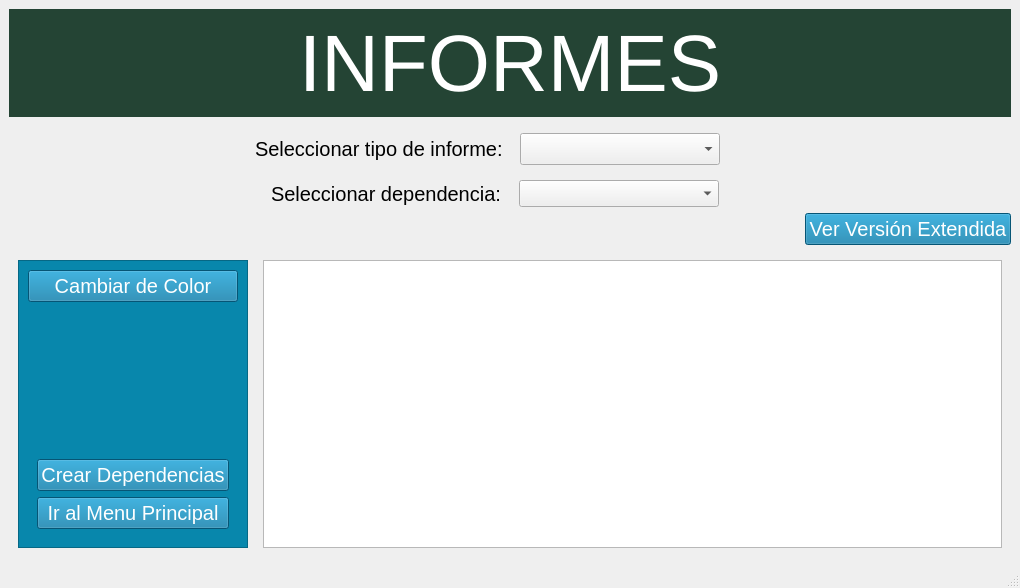
<?xml version="1.0" encoding="UTF-8"?>
<ui version="4.0">
 <class>MainWindow</class>
 <widget class="QMainWindow" name="MainWindow">
  <property name="geometry">
   <rect>
    <x>0</x>
    <y>0</y>
    <width>1020</width>
    <height>588</height>
   </rect>
  </property>
  <property name="windowTitle">
   <string>MainWindow</string>
  </property>
  <widget class="QWidget" name="centralwidget">
   <layout class="QVBoxLayout" name="verticalLayout_4">
    <item>
     <widget class="QFrame" name="verticalFrame_5">
      <property name="styleSheet">
       <string notr="true">background-color:#244434</string>
      </property>
      <layout class="QVBoxLayout" name="verticalLayout_8">
       <item>
        <widget class="QLabel" name="TituloInformes">
         <property name="maximumSize">
          <size>
           <width>100000</width>
           <height>100000</height>
          </size>
         </property>
         <property name="font">
          <font>
           <pointsize>-1</pointsize>
           <weight>50</weight>
           <bold>false</bold>
          </font>
         </property>
         <property name="styleSheet">
          <string notr="true">font-size:80px;color:white;text-align:center;</string>
         </property>
         <property name="text">
          <string>INFORMES</string>
         </property>
         <property name="alignment">
          <set>Qt::AlignCenter</set>
         </property>
        </widget>
       </item>
      </layout>
     </widget>
    </item>
    <item>
     <layout class="QVBoxLayout" name="verticalLayout_3">
      <property name="spacing">
       <number>15</number>
      </property>
      <item>
       <layout class="QHBoxLayout" name="horizontalLayout_8">
        <property name="spacing">
         <number>17</number>
        </property>
        <property name="leftMargin">
         <number>2</number>
        </property>
        <property name="topMargin">
         <number>10</number>
        </property>
        <item alignment="Qt::AlignRight">
         <widget class="QLabel" name="selecciontipo">
          <property name="maximumSize">
           <size>
            <width>16777214</width>
            <height>16777215</height>
           </size>
          </property>
          <property name="font">
           <font>
            <pointsize>-1</pointsize>
           </font>
          </property>
          <property name="styleSheet">
           <string notr="true">font-size:20px;
</string>
          </property>
          <property name="text">
           <string>Seleccionar tipo de informe:</string>
          </property>
         </widget>
        </item>
        <item alignment="Qt::AlignLeft|Qt::AlignVCenter">
         <widget class="QComboBox" name="comboBoxinfor">
          <property name="minimumSize">
           <size>
            <width>200</width>
            <height>27</height>
           </size>
          </property>
          <property name="maximumSize">
           <size>
            <width>16777215</width>
            <height>16777215</height>
           </size>
          </property>
          <property name="styleSheet">
           <string notr="true">font-size:20px</string>
          </property>
         </widget>
        </item>
       </layout>
      </item>
      <item>
       <layout class="QHBoxLayout" name="horizontalLayout_9">
        <property name="spacing">
         <number>18</number>
        </property>
        <item alignment="Qt::AlignRight">
         <widget class="QLabel" name="selecciondpn">
          <property name="maximumSize">
           <size>
            <width>16777215</width>
            <height>16777214</height>
           </size>
          </property>
          <property name="font">
           <font>
            <pointsize>-1</pointsize>
           </font>
          </property>
          <property name="styleSheet">
           <string notr="true">font-size:20px;
</string>
          </property>
          <property name="text">
           <string>Seleccionar dependencia:</string>
          </property>
         </widget>
        </item>
        <item alignment="Qt::AlignLeft">
         <widget class="QComboBox" name="comboBox_depend">
          <property name="minimumSize">
           <size>
            <width>200</width>
            <height>27</height>
           </size>
          </property>
         </widget>
        </item>
       </layout>
      </item>
     </layout>
    </item>
    <item alignment="Qt::AlignRight">
     <widget class="QPushButton" name="Switchextnd">
      <property name="styleSheet">
       <string notr="true">QPushButton {font-size:20px;background-color:#0977A4;color:white;}
QPushButton:pressed {background-color: #003D57;}
QPushButton:checked {background-color: #003D57;}</string>
      </property>
      <property name="text">
       <string>Ver Versión Extendida</string>
      </property>
     </widget>
    </item>
    <item>
     <widget class="QWidget" name="horizontalWidget" native="true">
      <property name="minimumSize">
       <size>
        <width>1000</width>
        <height>0</height>
       </size>
      </property>
      <property name="maximumSize">
       <size>
        <width>16777215</width>
        <height>16777215</height>
       </size>
      </property>
      <property name="layoutDirection">
       <enum>Qt::LeftToRight</enum>
      </property>
      <layout class="QHBoxLayout" name="horizontalLayout_3" stretch="0,0">
       <property name="spacing">
        <number>15</number>
       </property>
       <property name="sizeConstraint">
        <enum>QLayout::SetMaximumSize</enum>
       </property>
       <item>
        <layout class="QVBoxLayout" name="verticalLayout_2">
         <item>
          <widget class="QFrame" name="frame">
           <property name="sizePolicy">
            <sizepolicy hsizetype="Preferred" vsizetype="Preferred">
             <horstretch>0</horstretch>
             <verstretch>0</verstretch>
            </sizepolicy>
           </property>
           <property name="minimumSize">
            <size>
             <width>200</width>
             <height>0</height>
            </size>
           </property>
           <property name="maximumSize">
            <size>
             <width>300</width>
             <height>16777215</height>
            </size>
           </property>
           <property name="styleSheet">
            <string notr="true">background-color:#0887ac</string>
           </property>
           <property name="frameShape">
            <enum>QFrame::StyledPanel</enum>
           </property>
           <property name="frameShadow">
            <enum>QFrame::Raised</enum>
           </property>
           <layout class="QGridLayout" name="gridLayout">
            <item row="1" column="0">
             <widget class="QWidget" name="widget_2" native="true">
              <layout class="QGridLayout" name="gridLayout_2">
               <item row="2" column="0">
                <widget class="QPushButton" name="pushButton_5">
                 <property name="cursor">
                  <cursorShape>PointingHandCursor</cursorShape>
                 </property>
                 <property name="styleSheet">
                  <string notr="true">font-size:20px;background-color:#0977A4;color:white</string>
                 </property>
                 <property name="text">
                  <string>Ir al Menu Principal</string>
                 </property>
                </widget>
               </item>
               <item row="1" column="0">
                <widget class="QPushButton" name="pushButton_2">
                 <property name="cursor">
                  <cursorShape>PointingHandCursor</cursorShape>
                 </property>
                 <property name="styleSheet">
                  <string notr="true">font-size:20px;background-color:#0977A4;color:white</string>
                 </property>
                 <property name="text">
                  <string>Crear Dependencias</string>
                 </property>
                </widget>
               </item>
               <item row="0" column="0">
                <spacer name="verticalSpacer">
                 <property name="orientation">
                  <enum>Qt::Vertical</enum>
                 </property>
                 <property name="sizeHint" stdset="0">
                  <size>
                   <width>20</width>
                   <height>40</height>
                  </size>
                 </property>
                </spacer>
               </item>
              </layout>
             </widget>
            </item>
            <item row="0" column="0">
             <widget class="QPushButton" name="pushButton_3">
              <property name="cursor">
               <cursorShape>PointingHandCursor</cursorShape>
              </property>
              <property name="styleSheet">
               <string notr="true">font-size:20px;background-color:#0977A4;color:white</string>
              </property>
              <property name="text">
               <string>Cambiar de Color</string>
              </property>
             </widget>
            </item>
           </layout>
          </widget>
         </item>
        </layout>
       </item>
       <item>
        <layout class="QVBoxLayout" name="verticalLayout">
         <item>
          <widget class="QListWidget" name="lista_visualizar"/>
         </item>
        </layout>
       </item>
      </layout>
     </widget>
    </item>
   </layout>
  </widget>
  <widget class="QStatusBar" name="statusbar"/>
 </widget>
 <resources>
  <include location="crear.qrc"/>
 </resources>
 <connections/>
</ui>
